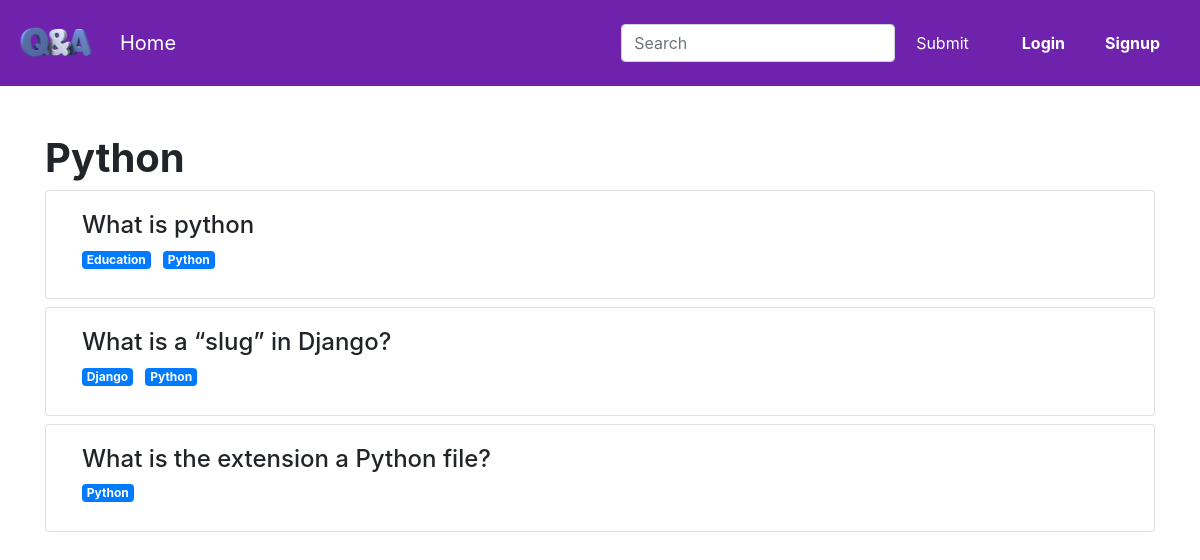
/question/category/python, run on the app's committed database.
### qna/models.py (models this page shows, shortened)
class Category(models.Model):
    category = models.CharField(max_length=100, unique=True)
    created_at = models.DateTimeField(auto_now_add=True)
    slug = models.SlugField(unique=True, null=True, blank=True)
    class Meta:
        ordering = ["category"]
    def __str__(self):
        return self.category

class Question(models.Model):
    STATUS_CHOICES = (
        ("a", "Available"),
        ("f", "Flag"),
        ("o", "Onhold"),
        ("c", "Closed"),
    )
    question = models.CharField(max_length=1000, unique=True)
    user = models.ForeignKey(
        User,
        on_delete=models.SET_DEFAULT,
        default="2",
        related_name="userWhoAskQuestion",
    )
    category = models.ManyToManyField(
        "Category",
        related_name="categoryOfQuestion",
        blank=True,
    )
    vote = models.IntegerField(default=0)
    edit_user = models.ManyToManyField(
        User,
        related_name="userWhoEditQuestion",
        blank=True,
    )
    created_at = models.DateTimeField(auto_now_add=True)
    modified_at = models.DateTimeField(auto_now=True)
    status = models.CharField(max_length=20, choices=STATUS_CHOICES, default="a")
    slug = models.SlugField(unique=True, null=True, blank=True)
    class Meta:
        ordering = ["created_at"]
    def display_edituser(self):
        return ", ".join(edit_user.username for edit_user in self.edit_user.all()[:3])
    display_edituser.short_description = "Edit user"

### qna/views.py (the view, shortened to what this page needs)
def QuestionByCategory(request, slug):
    category = Category.objects.filter(slug=slug).first()
    questions = category.categoryOfQuestion.all()
    hasRole = True
    isCategoryin = False
    return render(
        request,
        "qna/category-question.html",
        {
            "questions": questions,
            "category": category,
            "hasRole": hasRole,
            "isCategoryin": isCategoryin,
        },
    )

### qna/templates/qna/category-question.html (shortened to what this page needs)
{% extends "qna/base.html" %}
{% block content %}
<h1><b>{{category.category}} </b></h1>
{% if questions %}
{% for question in questions %}
<div class="card mt-2">
    <div class="card-body ml-3">
        <div class="card-title"><a href="{% url 'question' question.id %}" class="h4">{{question.question}}</a></div>
        <div class="card-subtitle mb-2 text-muted">
            {% for category in question.category.all %}
            <li class="list-inline-item badge badge-primary badge-pills">{{category}}</li>
            {% endfor %}
        </div>
    </div>
</div>
{% endfor %}
{% else %}
<h4>No result found</h4>
{% endif %}
{% endblock content %}

### qna/templates/qna/base.html (style rules this page uses)
body,html { background-color: #fff; }

### data on the page
Category: category "Python"
Question: question "What is python"
Category: category "Education"
Question: question "What is a “slug” in Django?"
Category: category "Django"
Question: question "What is the extension a Python file?"
